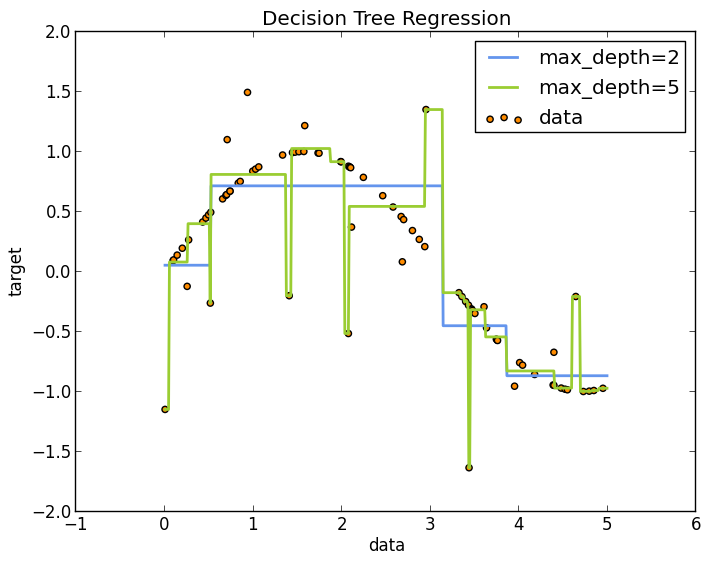

Write the Python code that produced this figure.
#!/usr/bin/python
# -*- coding:utf-8 -*-
'''
from sklearn import tree

x=[[0,0],[10,10]]
y=[0.5,2.5]
clf=tree.DecisionTreeRegressor()
clf=clf.fit(x,y)
print(clf.predict([[1,1]]))   #回归和分类不同的是向量y可以是浮点数，x必须是整数
'''
import numpy as np
from sklearn.tree import DecisionTreeRegressor
import matplotlib.pyplot as plt

rng=np.random.RandomState(1)
x=np.sort(5*rng.rand(80,1),axis=0)
y=np.sin(x).ravel() #ravel()将数组拉直(多维数组降为一维数组),与y=np.sin(x)对比即知区别
y[::5]+=3*(0.5-rng.rand(16))   #切片.所有数,每5个取1个数
#a=len(x)
#print a
#print x
#print y

regr_1=DecisionTreeRegressor(max_depth=2)
regr_2=DecisionTreeRegressor(max_depth=5)
#决策树的最大深度，默认可以不输入，如果不输入的话，决策树在建立子树的时候不会限制子树的深度。
#一般来说，数据少或者特征少的时候可以不管这个值。如果模型样本量多，特征也多的情况下，推荐限制这个最大深度，具体的取值取决于数据的分布。常用的可以取值10-100之间。
regr_1.fit(x,y)
regr_2.fit(x,y)

x_test=np.arange(0.0,5.0,0.01)[:,np.newaxis]  #与x_test=np.arange(0.0,5.0,0.01)对比即知区别,第一个参数为显示数据的起始点
#print x_test
y_1=regr_1.predict(x_test)
y_2=regr_2.predict(x_test)
#print y_1
#print y_2

plt.figure()
plt.scatter(x,y,c="darkorange",label="data")  #点的颜色标注
plt.plot(x_test,y_1,color="cornflowerblue",label="max_depth=2",linewidth=2) #线条的颜色标注
plt.plot(x_test,y_2,color="yellowgreen",label="max_depth=5",linewidth=2)
plt.xlabel("data")
plt.ylabel("target")
plt.title("Decision Tree Regression")
plt.legend()  #显示右上角图例
plt.savefig('decision_tree_regressor.png',bbox_inches='tight')
plt.show()